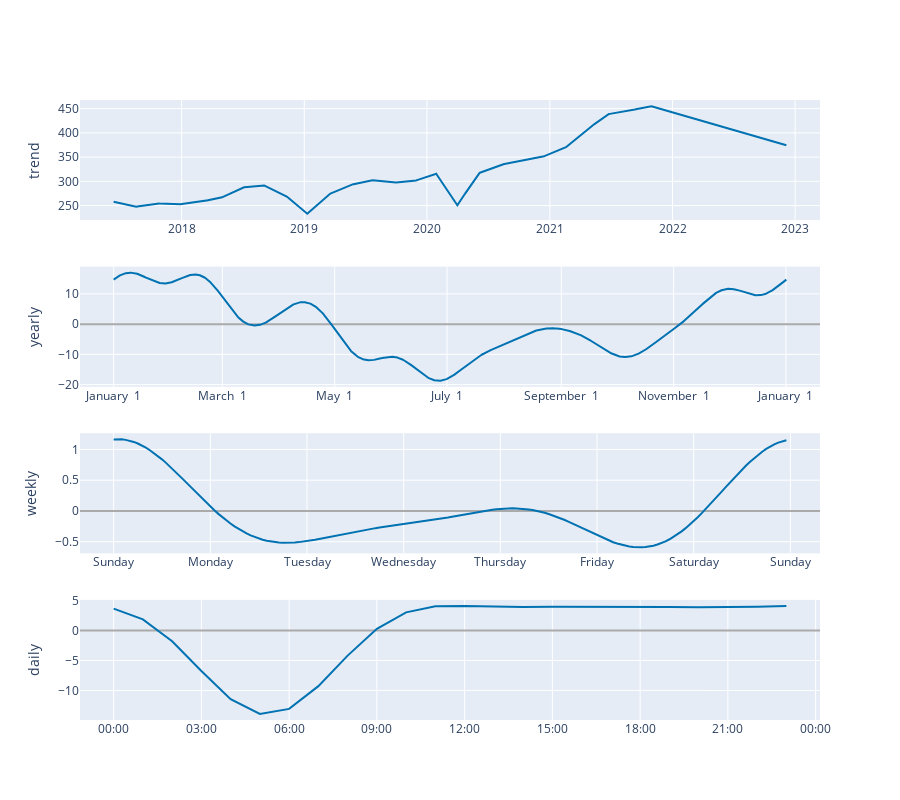

Notebook source saved alongside this figure:
### Code cell
# Python
plot_components_plotly(m, forecast)

### Figure 1 — Plotly figure (JSON) as saved in the notebook; plotly's stock layout.template omitted (floating-point values rounded to 4 significant figures; data arrays with more than 128 entries replaced by an {"elided": "..."} marker saying what was removed)
{"data": [{"line": {"color": "#0072B2", "width": 2}, "mode": "lines", "name": "trend", "type": "scatter", "x": {"elided": "9997 str values"}, "xaxis": "x", "y": {"elided": "9997 float values"}, "yaxis": "y"}, {"line": {"color": "#0072B2", "width": 2}, "mode": "lines", "name": "yearly", "type": "scatter", "x": {"elided": "8766 str values"}, "xaxis": "x2", "y": {"elided": "8766 float values"}, "yaxis": "y2"}, {"line": {"color": "#0072B2", "width": 2}, "mode": "lines", "name": "weekly", "type": "scatter", "x": {"elided": "168 str values"}, "xaxis": "x3", "y": {"elided": "168 float values"}, "yaxis": "y3"}, {"line": {"color": "#0072B2", "width": 2}, "mode": "lines", "name": "daily", "type": "scatter", "x": ["2017-01-01T00:00:00", "2017-01-01T01:00:00", "2017-01-01T02:00:00", "2017-01-01T03:00:00", "2017-01-01T04:00:00", "2017-01-01T05:00:00", "2017-01-01T06:00:00", "2017-01-01T07:00:00", "2017-01-01T08:00:00", "2017-01-01T09:00:00", "2017-01-01T10:00:00", "2017-01-01T11:00:00", "2017-01-01T12:00:00", "2017-01-01T13:00:00", "2017-01-01T14:00:00", "2017-01-01T15:00:00", "2017-01-01T16:00:00", "2017-01-01T17:00:00", "2017-01-01T18:00:00", "2017-01-01T19:00:00", "2017-01-01T20:00:00", "2017-01-01T21:00:00", "2017-01-01T22:00:00", "2017-01-01T23:00:00"], "xaxis": "x4", "y": [3.663, 1.86, -1.79, -6.758, -11.45, -13.93, -13.07, -9.278, -4.189, 0.287, 3.028, 4.055, 4.114, 3.959, 3.918, 3.958, 3.971, 3.951, 3.941, 3.93, 3.887, 3.869, 3.977, 4.094], "yaxis": "y4"}], "layout": {"height": 800, "showlegend": false, "width": 900, "xaxis": {"anchor": "y", "domain": [0, 1], "range": ["2017-03-04T12:24:00", "2023-03-15T21:36:00"], "type": "date"}, "xaxis2": {"anchor": "y2", "domain": [0, 1], "range": ["2016-12-13T17:45:00", "2018-01-19T11:15:00"], "tickformat": "%B %e", "type": "date"}, "xaxis3": {"anchor": "y3", "domain": [0, 1], "range": ["2016-12-31T15:39:00", "2017-01-08T07:21:00"], "tickformat": "%A", "type": "date"}, "xaxis4": {"anchor": "y4", "domain": [0, 1], "range": ["2016-12-31T22:51:00", "2017-01-02T00:09:00"], "tickformat": "%H:%M", "type": "date"}, "yaxis": {"anchor": "x", "domain": [0.8063, 1], "rangemode": "normal", "title": {"text": "trend"}, "zerolinecolor": "#AAA"}, "yaxis2": {"anchor": "x2", "domain": [0.5375, 0.7312], "title": {"text": "yearly"}, "zerolinecolor": "#AAA"}, "yaxis3": {"anchor": "x3", "domain": [0.2687, 0.4625], "title": {"text": "weekly"}, "zerolinecolor": "#AAA"}, "yaxis4": {"anchor": "x4", "domain": [0, 0.1938], "title": {"text": "daily"}, "zerolinecolor": "#AAA"}}}
